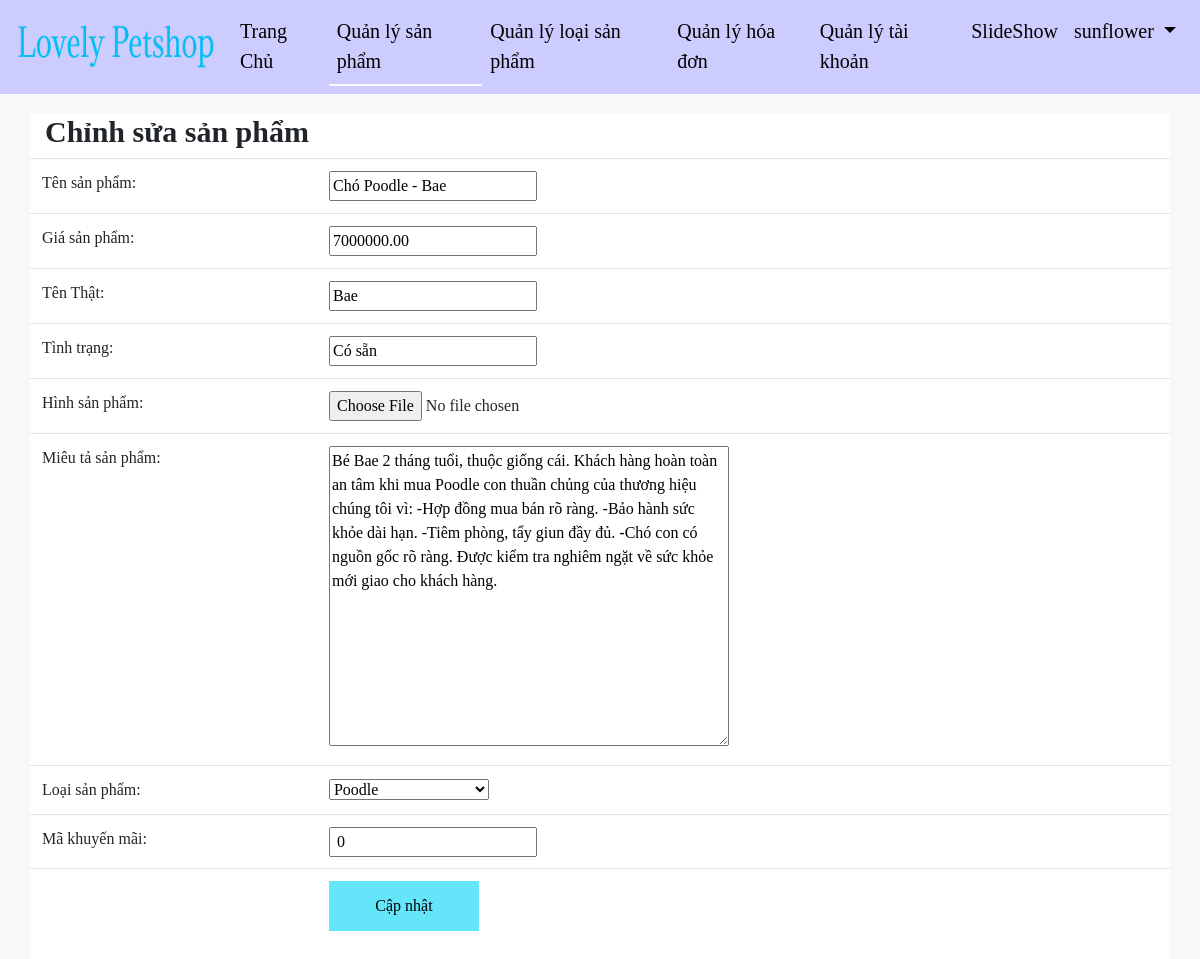
Page /application/LovePets/modifyProduct.php?id_product=99 (signed in) on the committed database.
### tables this page shows
CREATE TABLE `product` (
  `ProductId` int(11) NOT NULL,
  `ProductName` varchar(200) NOT NULL,
  `Price` decimal(12,2) NOT NULL,
  `Description` text NOT NULL,
  `RealName` varchar(200) NOT NULL,
  `DateUpdate` datetime DEFAULT current_timestamp(),
  `ImageProduct` varchar(200) NOT NULL,
  `SaleId` int(11) DEFAULT NULL,
  `CategoryId` int(11) NOT NULL,
  `StatusProduct` varchar(200) NOT NULL
);

CREATE TABLE `category` (
  `CategoryId` int(11) NOT NULL,
  `CategoryName` varchar(200) NOT NULL,
  `TypeId` int(11) NOT NULL,
  `prominent` varchar(200) NOT NULL
);

### application/LovePets/modifyProduct.php (the view, shortened to what this page needs)
<!DOCTYPE html>
<html>
    <head>
        <link rel="stylesheet" href="https://maxcdn.bootstrapcdn.com/bootstrap/4.4.1/css/bootstrap.min.css">
        <link rel="stylesheet" href="https://cdnjs.cloudflare.com/ajax/libs/font-awesome/4.7.0/css/font-awesome.min.css">
        <link rel="stylesheet" href="https://cdnjs.cloudflare.com/ajax/libs/font-awesome/4.7.0/css/font-awesome.min.css">
    </head>
    <body style="font-family: serif">
        <?php include 'menuAdmin.php'; ?>
        <?php
        $id_product = $_GET['id_product'];
        include 'connection.php';
        $sqlCategory = "select * from category";
        $result1 = $conn->query($sqlCategory);
        $sql = "select * from product where ProductId = $id_product";
        $result2 = $conn->query($sql);
        $row = $result2->fetch_array();
        $price = $row['Price'];
        ?>
        <div style="background-color:rgb(248,248,248);">
            <form method="post"  style="padding-top:20px; " enctype="multipart/form-data">
                <div class="container" style="background-color:white;">
                    <div class="row">
                        <div class="col-md-12">
                            <h2 style="font-size:30px"><b>Chỉnh sửa sản phẩm</b></h2>
                        </div>
                    </div>
                    <div class="row">
                        <table class="table">
                            <tbody>
                                <tr>
                                    <td>Tên sản phẩm:</td>
                                    <td scope="row"><input type="text"  name="nameproduct" value="<?php
                                        if (isset($_POST['nameproduct'])) {
                                            echo $_POST['nameproduct'];
                                        } else {
                                            echo $row['ProductName'];
                                        }
                                        ?>"></td>
                                </tr>
                                <tr>
                                    <td>Giá sản phẩm:</td>
                                    <th scope="row"><input type="text" value="<?php
                                        if (isset($_POST['price'])) {
                                            echo $_POST['price'];
                                        } else {
                                            echo $price;
                                        }
                                        ?>"  name="price"></th>
                                </tr>
                                <tr>
                                    <td>Tên Thật:</td>
                                    <th scope="row"><input type="text" value="<?php
                                        if (isset($_POST['realname'])) {
                                            echo $_POST['realname'];
                                        } else {
                                            echo $row['RealName'];
                                        }
                                        ?>"  name="realname"></th>
                                </tr>
                                <tr>
                                    <td>Tình trạng:</td>
                                    <th scope="row"><input type="text" value="<?php
                                        if (isset($_POST['status'])) {
                                            echo $_POST['status'];
                                        } else {
                                            echo $row['StatusProduct'];
                                        }
                                        ?>"  name="status"></th>
                                </tr>
                                <tr>
                                    <td>Hình sản phẩm:</td>
                                    <th scope="row">
                                        <input type="file" name="imagep"/> <input type="hidden" name="imagep" value="<?php echo $row['ImageProduct']; ?>" /></th>
                                </tr>
                                <tr>
                                    <td>Miêu tả sản phẩm:</td>
                                    <th scope="row"><textarea style="width: 400px;height: 300px" value="" name="description"><?php
                                            if (isset($_POST['description'])) {
                                                echo $_POST['description'];
                                            } else {
                                                echo $row['Description'];
                                            }
                                            ?></textarea></th>
                                </tr>
                                <tr>
                                    <td>Loại sản phẩm:</td>
                                    <th scope="row">
                                        <select name="categoryproduct">
                                            <?php
                                            if ($result1->num_rows > 0) {
                                                while ($rowc = $result1->fetch_array()) {
                                                    ?>
                                                    <option <?php
                                                    if ($row['CategoryId'] == $rowc['CategoryId']) {
                                                        echo 'selected="selected"';
                                                    }
                                                    ?> value="<?php echo $rowc['CategoryId']; ?>"><?php echo $rowc['CategoryName']; ?></option>
                                                    <?php
                                                }
                                            }
                                            ?>
                                        </select>
                                    </th>
                                </tr>
                                <tr>
                                    <td>Mã khuyến mãi:</td>
                                    <th scope="row"><input type="text" name="sale" value=" <?php
                                        if (isset($_POST['sale'])) {
                                            echo $_POST['sale'];
                                        } else {
                                            echo $row['SaleId'];
                                        }
                                        ?>">
                                <tr>
                                <tr>
                                    <td></td>
                                    <td><button name="submit" style="background-color:#65e5fa;border:none;width:150px;height:50px">Cập nhật</button></td>
                                </tr>
                            </tbody>
                        </table>
                    </div>
                </div>
            </form>
        </div>
    </body>
</html>

### rows in the picture
product: nameproduct "Chó Poodle - Bae", price "7000000.00", realname "Bae", status "Có sẵn", description "Bé Bae 2 tháng tuổi, thuộc giống cái. Khách hàng hoàn toàn an tâm khi mua Poodle con thuần chủng của thương hiệu chúng tôi vì: -Hợp đồng mua bán rõ ràng. -Bảo hành sức khỏe dài hạn. -Tiêm phòng, tẩy giun đầy đủ. -Chó con có nguồn gốc rõ ràng. Được kiểm tra nghiêm ngặt về sức khỏe mới giao cho khách hàng.", categoryproduct "Poodle", sale "0"

### other values in the picture
$_SESSION['NameLogin'] "sunflower"
